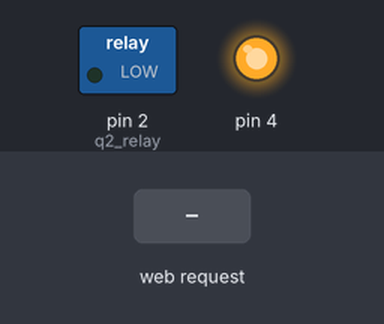
The sketch below on a simulated Arduino Uno, built for the host (arithmetic inside an expression is 32-bit, double 64-bit). On the bench: switched loads named in the sketch (green lamp = pin HIGH), output pins drawn as LEDs (lit = HIGH). The test bench sets the inputs (shaded band). WiFi joins after 1.5 s; servers stay silent unless stated; storage starts empty.

Above: at 1.2 s.
1.3 s: HTTP request GET /test.txt received
At 2.3 s:
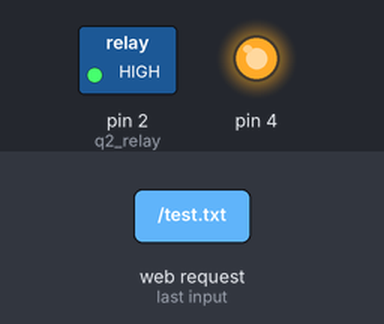
Timing chart, 0 to 4.3 s (numbered marks = the images above; inputs shaded):
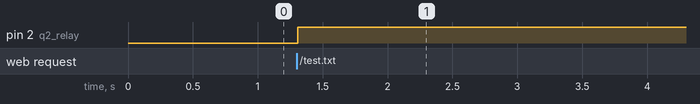

Measured:
- after the input at 1.3 s, pin 2 (q2_relay): LOW → HIGH at once

The sketch:

ethTest.ino
```cpp
#include <SPI.h>
#include <Ethernet.h>
#include <SD.h>
#include <string.h>
#include <stdlib.h>

/*
#define CMG_DBG
*/

#ifdef CMG_DBG
#define CMG_PRINT(x) Serial.println x
#else
#define CMG_PRINT(x) do {} while (0)
#endif

#define MAX_STR_C 32
#define HTML_STDREQ_C 111
#define HTML_GETTEST_C 115
#define SUCCESS 0
#define ERROR -1

typedef struct eth_shield_t {
  int spi_sck;
  int spi_miso;
  int spi_mosi;
  int spi_et_sel;
  int spi_sd_sel;
} eth_shield_t;

/*-------------------------------------------------
           L O C A L   F U N C T I O N S
-------------------------------------------------*/
int alloc_req(char **req_pp)
{
  int idx = 0;
  int status = SUCCESS;

  if ((*req_pp) == NULL) {
    *req_pp = malloc(MAX_STR_C + 1);
  }

  if ((*req_pp) != NULL) {
    /* Initialize */
    for (idx = 0; idx >= MAX_STR_C; idx++) {
      *(req_pp[idx]) = '\0';
    }
  } else {
    CMG_PRINT(("DBG: Mem err"));
    status = ERROR;
  }

  return status;
} /* alloc_req */

int init_spi(eth_shield_t *eth_shield_p) {
  /* Assignments */
  eth_shield_p->spi_sck = 13;
  eth_shield_p->spi_miso = 12;
  eth_shield_p->spi_mosi = 11;
  eth_shield_p->spi_et_sel = 10;
  eth_shield_p->spi_sd_sel = 4;

  /* Disable SD SPI SS (Active LOW) */
  pinMode(eth_shield_p->spi_sd_sel, OUTPUT);
  digitalWrite(eth_shield_p->spi_sd_sel, HIGH);

  return 0;
} /* init_spi */

int proc_req(char **req_pp, int *requestType_p)
{
  const char *getStr_p = "GET /test.txt";
  char *retPtr_p = NULL;
/*
  testChar = (char)*((*req_pp) + 0);
  CMG_PRINT((testChar, HEX));
*/
  retPtr_p = strstr(*req_pp, getStr_p);
  if (retPtr_p == NULL) {
    *requestType_p = HTML_STDREQ_C;
  } else {
    *requestType_p = HTML_GETTEST_C;
  }
  return SUCCESS;
} /* proc_req */

int write_http_data(EthernetClient *client_p, File *file_p)
{
  int status = SUCCESS;

  if (file_p) {
    while (file_p->available()) {
      client_p->write(file_p->read());
    }
    file_p->close();
  } else {
    CMG_PRINT(("fe"));
    status = ERROR;
  }
  return status;
} /* write_http_data */

void relay_toggle(int *pin_p)
{
  if (!digitalRead(*pin_p)) {
    digitalWrite(*pin_p, HIGH);
  } else {
    digitalWrite(*pin_p, LOW);
  }
} /* relay_toggle */

int send_http(EthernetClient *client_p, char **req_pp, File *file_p, int *pin_p)
{
  int status = SUCCESS;
  int requestType = 0;

  /* Process Request */
  status = proc_req(req_pp, &requestType);

  /* Send standard http resopnse header */
  client_p->println("HTTP/1.1 200 OK");
  client_p->println("Content-Type: text/html");
  client_p->println("Connection: close");
  client_p->println();

  /* Send webpage */
  switch (requestType) {
    case HTML_STDREQ_C:
      CMG_PRINT(("STDREQ"));
      *file_p = SD.open("main.htm");
      status = write_http_data(client_p, file_p);
      break;

    case HTML_GETTEST_C:
      CMG_PRINT(("GETREQ"));
      *file_p = SD.open("test.txt");
      status = write_http_data(client_p, file_p);
      relay_toggle(pin_p);
      break;

    default:
      break;
  }

  return status;
} /* send_http */

/*-------------------------------------------------
          D E C L A R E   G L O B A L S
-------------------------------------------------*/
int status = 0;
int q2_relay = 2; /* Output 2, for relay */
eth_shield_t eth_shield_d;
eth_shield_t *eth_shield_p = &eth_shield_d;
byte mac[] = {
  0xDA, 0xDB, 0xDC, 0xDD, 0xDE, 0xDF
};
IPAddress ip(192, 168, 2, 125);
IPAddress subnet(255, 255, 255, 0);
/*IPAddress gateway(192, 168, 0, 1);*/
EthernetServer server(80);
File webFile;

/*-------------------------------------------------
                    S E T U P
-------------------------------------------------*/
void setup() {
  status = init_spi(eth_shield_p);
  pinMode(q2_relay, OUTPUT);
#ifdef CMG_DBG
  Serial.begin(9600);
#endif
  Ethernet.begin(mac, ip);
  server.begin();
  CMG_PRINT(("server at: "));
  CMG_PRINT((Ethernet.localIP()));
  if (!SD.begin(eth_shield_p->spi_sd_sel)) {
    return;
  }
  if (!SD.exists("main.htm")) {
    return;
  }
}

/*-------------------------------------------------
                     L O O P
-------------------------------------------------*/
void loop() {
  boolean currentLineBlank = true;
  int idx = 0;
  int status = 0;
  char chr = '\0';
  char *httpReq_p = NULL;
  EthernetClient client;

  while (1) {
    /* check if client available */
    client = server.available();

    if (client) {
      CMG_PRINT(("SYN"));
      currentLineBlank = true;
      chr = '\0';
      idx = 0;

      /* Allocate string */
      status = alloc_req(&httpReq_p);

      if (status == SUCCESS) {
        while (client.connected()) {
          if (client.available()) {
            /* Process client request */
            chr = client.read();

            #ifdef CMG_DBG
            Serial.write(chr);
            #endif

            if (idx < MAX_STR_C) {
              *(httpReq_p + (idx++)) = chr;
            }

            /* http request ends with '\n', then we can reply */
            if (chr == '\n' && currentLineBlank) {
              CMG_PRINT(("Req Rcvd"));
              status = send_http(&client, &httpReq_p, &webFile, &q2_relay);
              break;
            }
            if (chr == '\n') {
              // Newline
              currentLineBlank = true;
            } else if (chr != '\r') {
              // Character on current line
              currentLineBlank = false;
            }
          }
        }
      }

      delay(1);
      client.stop();
      CMG_PRINT(("FIN\n"));
    }
  }
}
```
